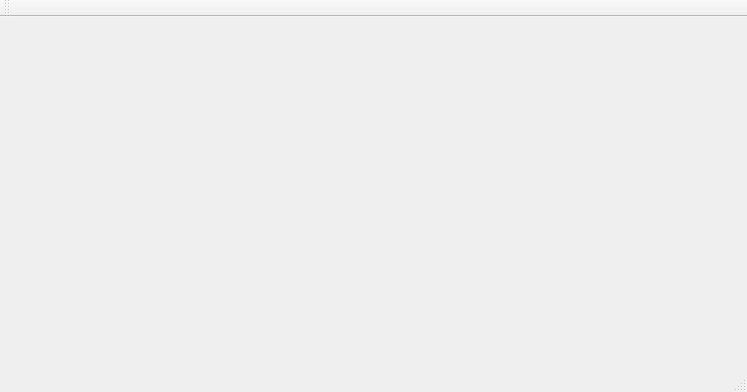
<?xml version="1.0" encoding="UTF-8"?>
<ui version="4.0">
 <class>MainWindow</class>
 <widget class="QMainWindow" name="MainWindow">
  <property name="geometry">
   <rect>
    <x>0</x>
    <y>0</y>
    <width>747</width>
    <height>392</height>
   </rect>
  </property>
  <property name="windowTitle">
   <string>Suosuoban</string>
  </property>
  <widget class="QWidget" name="centralWidget"/>
  <widget class="QMenuBar" name="menuBar">
   <property name="geometry">
    <rect>
     <x>0</x>
     <y>0</y>
     <width>747</width>
     <height>30</height>
    </rect>
   </property>
  </widget>
  <widget class="QToolBar" name="mainToolBar">
   <attribute name="toolBarArea">
    <enum>TopToolBarArea</enum>
   </attribute>
   <attribute name="toolBarBreak">
    <bool>false</bool>
   </attribute>
  </widget>
  <widget class="QStatusBar" name="statusBar"/>
 </widget>
 <layoutdefault spacing="6" margin="11"/>
 <resources/>
 <connections/>
</ui>
